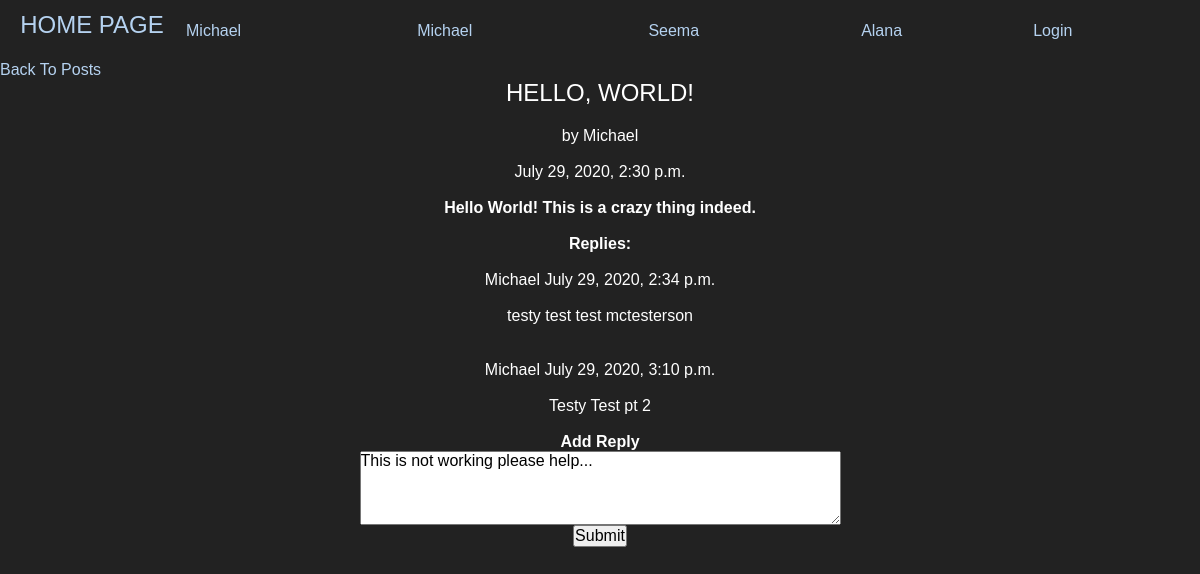
The page /blog/1 on the database its author committed.
### blog/models.py (models this page shows, shortened)
class Post(models.Model):
    title = models.CharField(max_length=255)
    message = models.TextField()
    date = models.DateTimeField(auto_now_add=True)
    author = models.ForeignKey(User, on_delete=models.CASCADE, related_name='author')
    replies = models.ManyToOneRel
    class Meta:
        ordering = ['date']

class Reply(models.Model):
    post = models.ForeignKey(Post, on_delete=models.CASCADE, related_name='mainPost')
    message = models.TextField()
    date = models.DateTimeField(auto_now_add=True, )
    author = models.ForeignKey(User, on_delete=models.CASCADE, related_name='replyAuthor')
    class Meta:
        ordering = ['date']

### blog/views.py (the view)
# urls.py: path("<int:post_id>", views.post, name="post"),  # view individual post
def post(request, post_id):
    postToShow = Post.objects.get(pk=post_id)
    replies = Reply.objects.filter(post=postToShow)
    return render(request, "blog/post.html", {
        "post": postToShow,
        "replies": replies,
    })

### blog/templates/blog/post.html (shortened to what this page needs)
{% extends "home/layout.html" %}
{% block body %}
    <a href="/blog"> Back To Posts</a>
    <div align="middle">
        <h1>{{ post.title }}</h1>
        <p>by {{ post.author }}</p>
         <p> {{ post.date }}</p>
        <h4>{{ post.message }}</h4>
        <h3>Replies:</h3>
        {% for reply in replies %}
            <p><br>{{ reply.author }} {{reply.date}}</p>
            <p>{{ reply.message }}<br></p>
        {% endfor %}
        <h3>Add Reply</h3>
        <form action="{% url 'reply' post.id %}" method="post">
            <textarea  name="replyText" rows="4" cols="50" placeholder="Enter Reply Here">This is not working please help...
            </textarea>
        <br>
        <input type="submit">
        </form>
    </div>
{% endblock %}

### home/static/home/stylesheet.css (style rules this page uses)
a:link { text-decoration: none ; }
* { margin:0;padding:0 }
html, body { height:100% }
body { background:#222;font-family:Arial, Helvetica, sans-serif;font-size:100%;line-height:1.125em;color:#fff }
input, select, textarea { font-family:Arial, Helvetica, sans-serif; font-size:1em;vertical-align:middle;font-weight:normal }
p { margin-bottom:18px }
a { color:#b5d2f0;outline:none }
h1, h2 { line-height:1.2em;color:#fff;text-transform:uppercase;font-weight:normal;margin-bottom:19px }
h1 { font-size:24px }
h3 { font-size:1em }

### rows shown on the page
Post: title "HELLO, WORLD!", author "Michael", date "July 29, 2020, 2:30 p.m.", message "Hello World! This is a crazy thing indeed."
Reply: author "Michael", date "July 29, 2020, 2:34 p.m.", message "testy test test mctesterson"
Reply: author "Michael", date "July 29, 2020, 3:10 p.m.", message "Testy Test pt 2"
